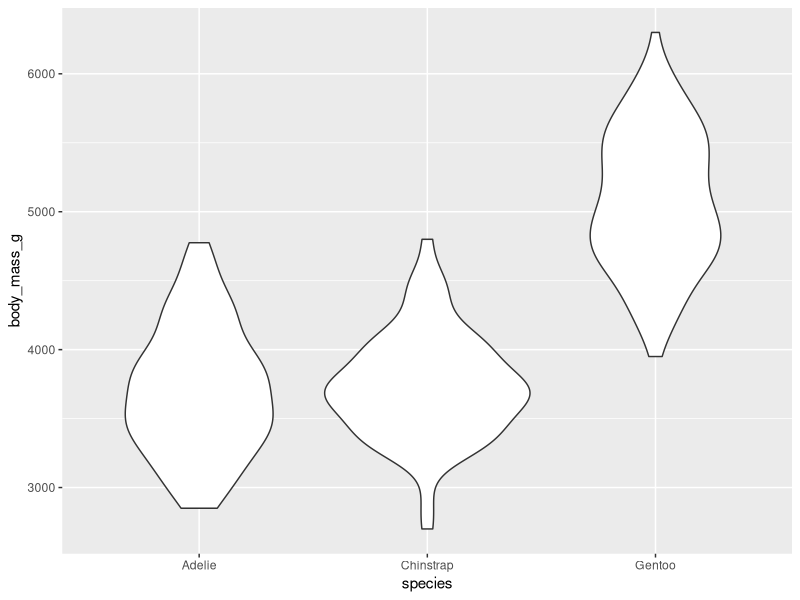
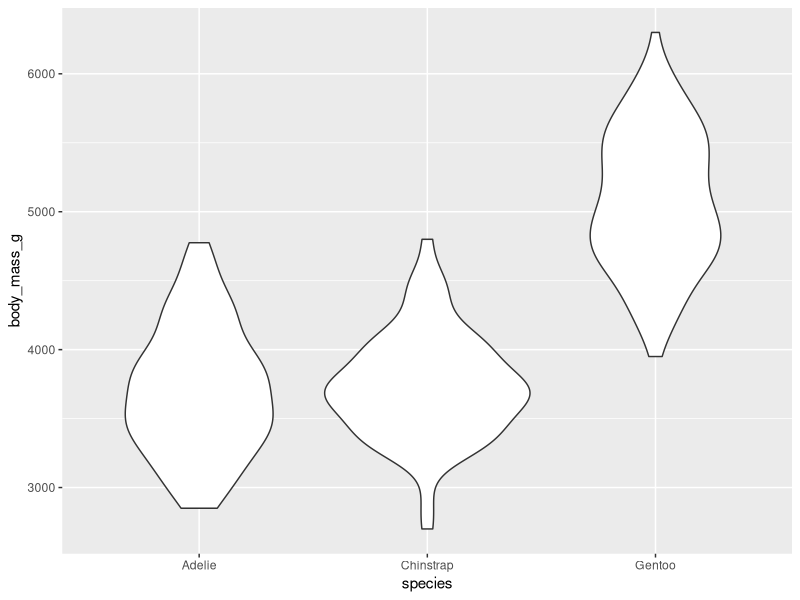

Recreate these plots in R, in order.

            library(ggplot2)
            library(palmerpenguins)
            built_answer <- tryCatch(
                {
                    set.seed(42)
                    ggplot(penguins, aes(x = species, y = body_mass_g)) + geom_violin()
                    suppressWarnings(
                        if (!file.exists("/sandbox/figures/body-mass_species_violin_answer.png")) {
                            ggsave(
                                width = 3,
                                height = 3,
                                "/sandbox/figures/body-mass_species_violin_answer.png"
                            )
                        }
                    )
                    suppressWarnings(
                        ggplot_build(last_plot())
                    )
                },
                error = function(e) {
                    'ERROR'
                }
            )
            built_submission <- tryCatch(
                {
                    set.seed(42)
                    library(palmerpenguins)
library(ggplot2)

ggplot(penguins, aes(x = species, y = body_mass_g)) +
  geom_violin()
                    suppressWarnings(
                        ggsave(
                            width = 3,
                            height = 3,
                            "figures/body-mass_species_violin_submission_granite.png"
                        )
                    )
                    suppressWarnings(
                        ggplot_build(last_plot())
                    )
                },
                error = function(e) {
                    'ERROR'
                }
            )
            cat(isTRUE(all.equal(built_answer, built_submission)))
        
